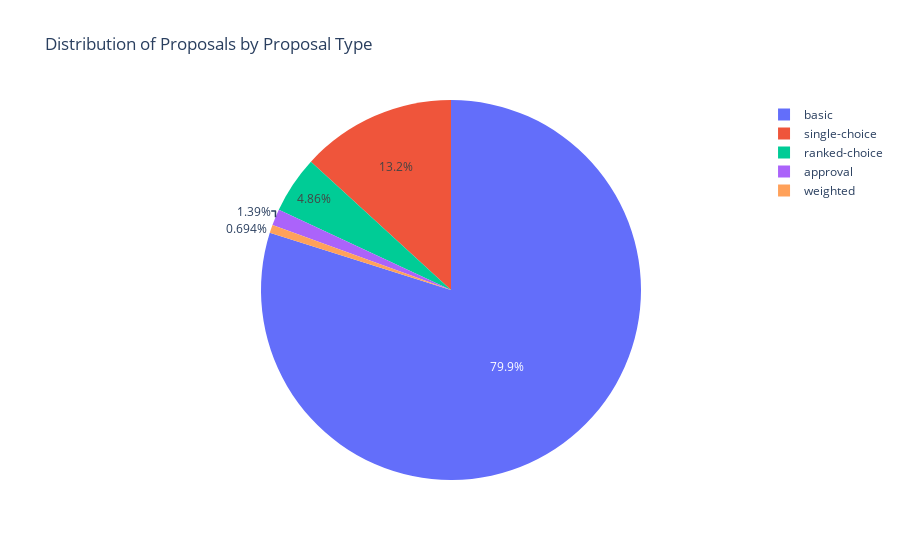

Notebook cell for this chart:
### Markdown cell above
## Distribution of proposals based on different types.

### Code cell
# Group the data by Proposal_Type and count the number of proposals in each type
proposal_type_distribution = proposal_data.groupby('Proposal_Type')['Proposal_ID'].count().reset_index()

# Create a pie chart
pie_chart = px.pie(proposal_type_distribution, names='Proposal_Type', values='Proposal_ID', 
                   title='Distribution of Proposals by Proposal Type',
                   labels={'Proposal_Type': 'Proposal Type', 'Proposal_ID': 'Number of Proposals'})

# Show the pie chart
pie_chart.show()
pie_chart.write_html(r'Graphs\pie-chart-proposals.html')

### Figure 1 — Plotly figure (JSON) as saved in the notebook; plotly's stock layout.template omitted (floating-point values rounded to 4 significant figures)
{"data": [{"domain": {"x": [0, 1], "y": [0, 1]}, "hovertemplate": "Proposal Type=%{label}<br>Number of Proposals=%{value}<extra></extra>", "labels": ["approval", "basic", "ranked-choice", "single-choice", "weighted"], "legendgroup": "", "name": "", "showlegend": true, "type": "pie", "values": [2, 115, 7, 19, 1]}], "layout": {"legend": {"tracegroupgap": 0}, "title": {"text": "Distribution of Proposals by Proposal Type"}}}
